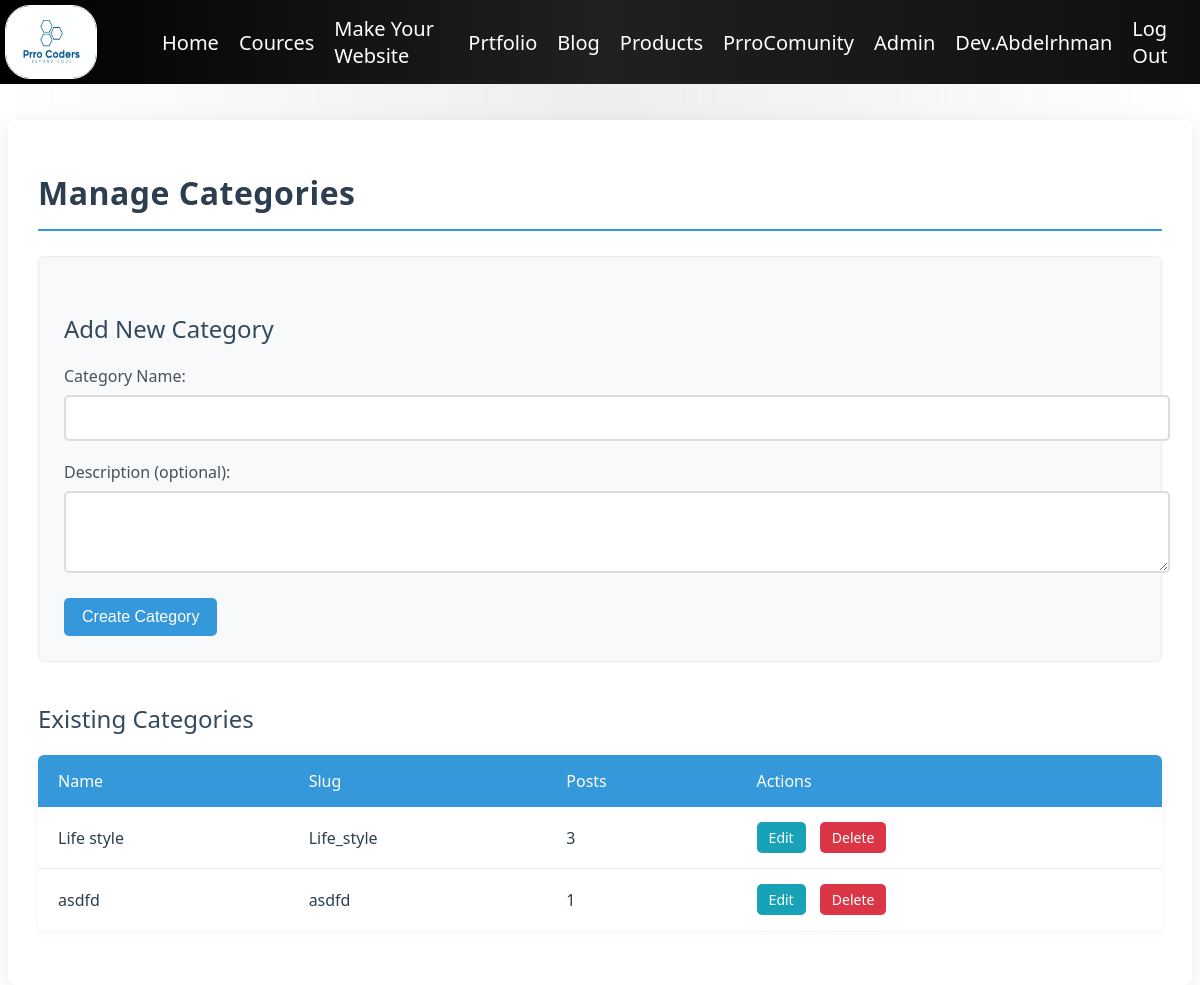
The app's page /blog/manage/categories/ (signed in), older data.
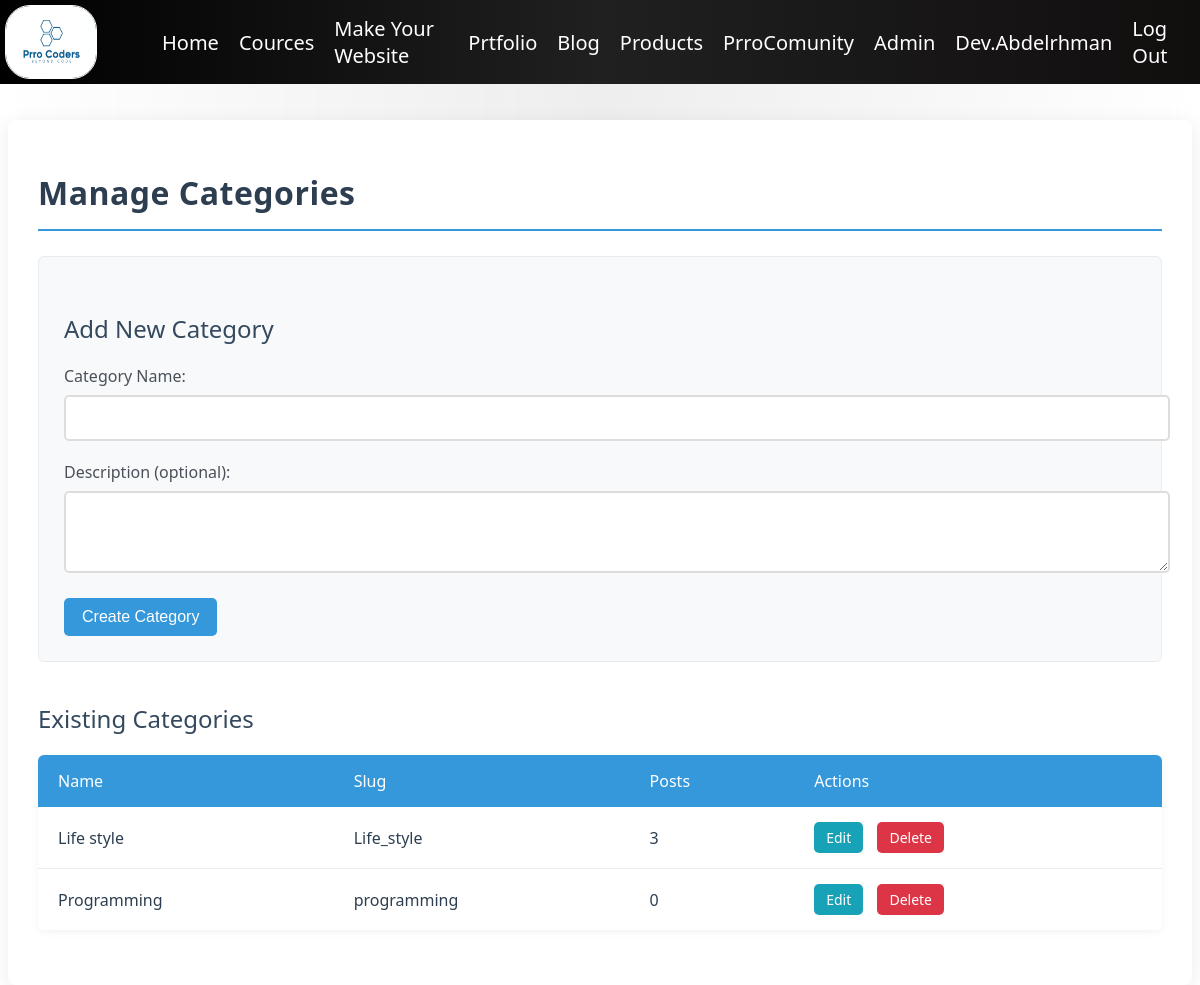
The same page, newer data.
### blog/models.py (models this page shows, shortened)
class Category(models.Model):
    name = models.CharField(max_length=100)
    slug = models.SlugField(unique=True)
    description = models.TextField(blank=True)
    class Meta:
        verbose_name_plural = "Categories"
        ordering = ['name']

### blog/views.py (the view)
# urls.py: path('manage/categories/', views.manage_categories, name='manage_categories'),
@login_required
@user_passes_test(is_staff_user)
def manage_categories(request):
    categories = Category.objects.all().order_by('name')
    return render(request, 'blog/manage_categories.html', {
        'categories': categories
    })

### blog/views.py (called while the page is built)
def is_staff_user(user):
    return user.is_staff or user.is_superuser

### templates/blog/manage_categories.html (shortened to what this page needs)
{% extends "layout.html" %}
{% block body %}
<div class="categories-management">
    <h1>Manage Categories</h1>
    <div class="category-form">
        <h2>Add New Category</h2>
        <form method="post" action="{% url 'blog:category_create' %}">
            <div class="form-group">
                <label for="name">Category Name:</label>
                <input type="text" id="name" name="name" required>
            </div>
            <div class="form-group">
                <label for="description">Description (optional):</label>
                <textarea id="description" name="description" rows="3"></textarea>
            </div>
            <button type="submit" class="btn btn-primary">Create Category</button>
        </form>
    </div>
    <div class="categories-list">
        <h2>Existing Categories</h2>
        {% if categories %}
        <table class="table">
            <thead>
                <tr>
                    <th>Name</th>
                    <th>Slug</th>
                    <th>Posts</th>
                    <th>Actions</th>
                </tr>
            </thead>
            <tbody>
                {% for category in categories %}
                <tr>
                    <td>{{ category.name }}</td>
                    <td>{{ category.slug }}</td>
                    <td>{{ category.posts.count }}</td>
                    <td>
                        <a href="{% url 'blog:category_edit' category.id %}" class="btn btn-sm btn-info">Edit</a>
                        <a href="{% url 'blog:category_delete' category.id %}" class="btn btn-sm btn-danger" onclick="return confirm('Are you sure you want to delete this category?')">Delete</a>
                    </td>
                </tr>
                {% endfor %}
            </tbody>
        </table>
        {% else %}
        <p>No categories yet. Create one using the form above.</p>
        {% endif %}
    </div>
</div>
{% endblock body %}

### templates/layout.html (shortened to what this page needs)
{% load static %}
<!DOCTYPE html>
<html lang="en">
<head>
    <link rel="stylesheet" href="{% static 'style.css' %}">
</head>
<body>
    <div class="navbar1">
        <img src="{% static 'Prro Coders.jpg' %}" alt="PrroCoders" class="logo" width="100" >
        <ul class="nav1">
            <li class="nav-item1">
                <a class="nav-link1" href="{% url 'Home:index' %}">Home</a>
            </li>
            <li class="nav-item1">
                <a class="nav-link1" href="{% url 'Cource' %}">Cources</a>
            </li>
            <li class="nav-item1">
                <a class="nav-link1" href="{% url 'WebMaker' %}">Make Your Website</a>
            </li>
            <li class="nav-item1">
                <a class="nav-link1" href="https://prrohost.pythonanywhere.com">Prtfolio</a>
            </li>
            <li class="nav-item1">
                <a class="nav-link1" href="{% url 'blog:post_list' %}">Blog</a>
            </li>
            <li class="nav-item1">
                <a class="nav-link1" href="{% url 'store:store' 1 %}">Products</a>
            </li>
            <li class="nav-item1">
                <a class="nav-link1" href="">PrroComunity</a>
            </li>
            {% if user.is_authenticated and not user.is_superuser and not user.is_staff %}
            <li class="nav-item1">
                <a href="" class="nav-link1">{{ user.username }}</a>
            </li>
            <li class="nav-item1">
                <a class="nav-link1" href="{% url 'logout' %}">Log Out</a>
            </li>
            {% elif user.is_superuser %}
                <li class="nav-item1">
                    <a href="{% url 'adminPanal' %}" class="nav-link1">Admin</a>
                </li>
                <li class="nav-item1">
                    <a href="" class="nav-link1">{{ user.username }}</a>
                </li>
                <li class="nav-item1">
                    <a class="nav-link1" href="{% url 'logout' %}">Log Out</a>
                </li>
            {% endif %}
        </ul>
    </div>
    <div class="container container-content">
        {% block body %}{% endblock body %}
    </div>
</body>
</html>

### static/style.css (style rules this page uses)
body { background: linear-gradient(90deg, #ffffffaf 0%, #e8e8e8c1 50%, #ffffff 100%); font-family: 'Segoe UI', Tahoma, Geneva, Verdana, sans-serif; }
.navbar1 { font-family: 'Segoe UI', Tahoma, Geneva, Verdana, sans-serif; display: flex; flex-direction: row; justify-content: space-between; background: linear-gradient(90deg, #000000 0%, #202020 50%, #110e0e 100%); margin: 0; position: fixed; width: 100%; top: 0; left: 0; right: 0; z-index: 1000; }
.logo { width: 90px; border: 1px solid white; border-radius: 25px; margin: 5px 5px 5px 5px; }
.nav1 { display: flex; flex-direction: row; margin: 10px; list-style-type: none; align-items: center; }
.nav-item1 { margin: 5px 10px; font-size: 20px; color: white; }
.nav-link1 { text-decoration: none; color: white; transition: 0.1s; }
.container { position: relative; top: 80px; }

### templates/layout.html (style rules this page uses)
body { font-family: 'Segoe UI', Tahoma, Geneva, Verdana, sans-serif; }

### templates/blog/manage_categories.html (style rules this page uses)
.categories-management, .category-edit { background-color: #ffffff; border-radius: 8px; box-shadow: 0 4px 20px rgba(0, 0, 0, 0.08); padding: 30px; margin: 40px 0; max-width: 1200px; margin-left: auto; margin-right: auto; }
.categories-management h1, .category-edit h1 { color: #2c3e50; font-size: 32px; margin-bottom: 25px; padding-bottom: 15px; border-bottom: 2px solid #3498db; font-weight: 600; letter-spacing: 0.5px; }
.categories-management h2, .category-edit h2 { color: #34495e; font-size: 24px; margin-top: 30px; margin-bottom: 20px; font-weight: 500; }
.category-form { background-color: #f8f9fa; border-radius: 6px; padding: 25px; margin-bottom: 30px; border: 1px solid #e9ecef; }
.form-group { margin-bottom: 20px; }
.form-group label { display: block; margin-bottom: 8px; color: #495057; font-weight: 500; }
.form-group input[type="text"], .form-group textarea { width: 100%; padding: 12px 15px; font-size: 16px; border: 2px solid #ddd; border-radius: 5px; transition: border-color 0.3s, box-shadow 0.3s; }
.btn { display: inline-block; font-weight: 500; text-align: center; vertical-align: middle; cursor: pointer; padding: 10px 18px; font-size: 16px; border-radius: 5px; transition: all 0.2s ease; text-decoration: none; margin-right: 10px; border: none; }
.btn-primary { background-color: #3498db; color: white; }
.btn-info { background-color: #17a2b8; color: white; }
.btn-danger { background-color: #dc3545; color: white; }
.btn-sm { padding: 6px 12px; font-size: 14px; }
.categories-list { margin-top: 40px; }
.table { width: 100%; border-collapse: collapse; margin-bottom: 25px; background-color: white; box-shadow: 0 2px 10px rgba(0, 0, 0, 0.05); border-radius: 6px; overflow: hidden; }
.table thead th { background-color: #3498db; color: white; font-weight: 500; padding: 15px 20px; text-align: left; font-size: 16px; border: none; }
.table tbody tr { border-bottom: 1px solid #e9ecef; transition: background-color 0.2s; }
.table tbody tr:last-child { border-bottom: none; }
.table tbody td { padding: 15px 20px; vertical-align: middle; color: #2c3e50; }

Row changes from the older to the newer data that the page shows:
removed Category: name "asdfd", slug "asdfd", posts.count "1"
added Category: name "Programming", slug "programming", posts.count "0"
